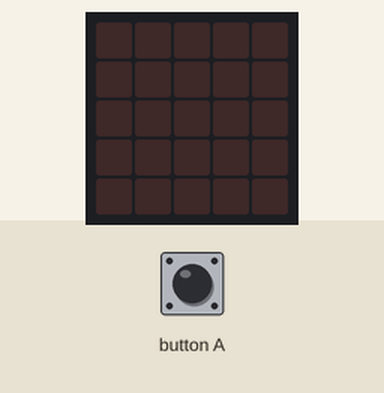
A program run on a simulated BBC micro:bit (MakeCode). Shown: the board's 5×5 LED display. Inputs (shaded band) come from the test bench. Random numbers come from a fixed seed.

Above: at 1.2 s.
1.3 s: button A pressed for 0.15 s
At 2.5 s:
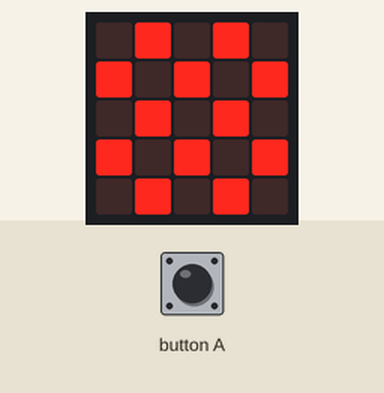
At 9.5 s:
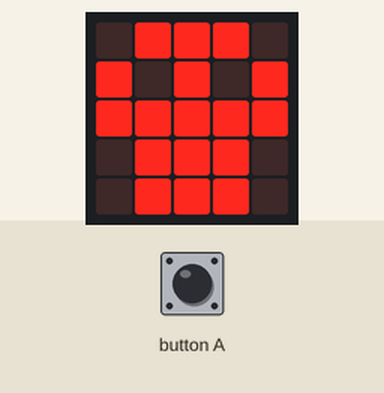
Timing chart, 0 to 10.5 s (numbered marks = the images above; inputs shaded):
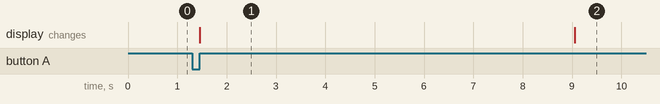

Measured:
- after the input at 1.3 s, the display: changes after 0.15 s (image 1)
- what the display in image 1 shows lasts 7.6 s, from 1.5 s to 9.1 s

The program:

main.ts
```typescript
let timer = 0
input.onButtonPressed(Button.A, function () {
    timer = randint(5, 15)
    basic.showIcon(IconNames.Chessboard)
    while (timer > 0) {
        timer += -1
        basic.pause(1000)
    }
    basic.showIcon(IconNames.Skull)
})
```

test.ts
```typescript
// les tests vont ici ; cela ne sera pas compilé si ce paquet est utilisé en tant qu'extension.
```
